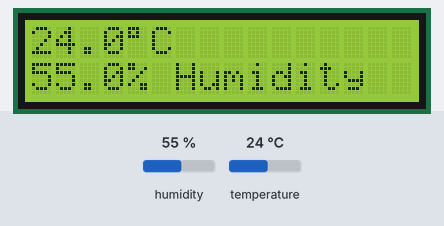
This sketch was run on a simulated ESP8266 (NodeMCU). Parts: 16×2 character LCD. Inputs (shaded band) come from the test bench; at power-on: humidity 55 %, temperature 24 °C. WiFi joins after 1.5 s; servers stay silent unless stated; not simulated (calls return 0 or success): secrets.h; what the sketch prints to the serial monitor is not drawn.

Above: at 5.7 s.
5.8 s: humidity set to 22 %
At 15.8 s:
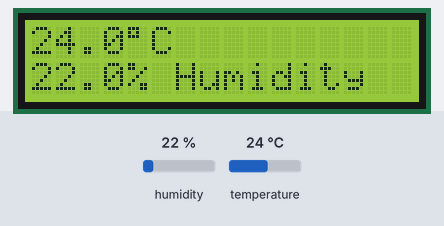
16.0 s: temperature set to 12 °C
At 26.0 s:
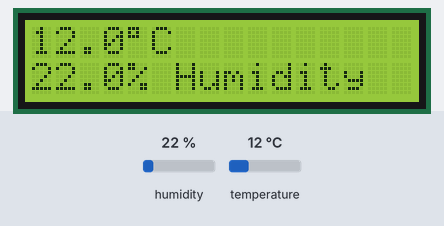
26.2 s: humidity set to 40 %
At 36.1 s:
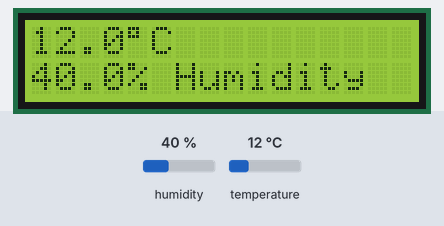
36.4 s: temperature set to 19 °C
At 46.2 s:
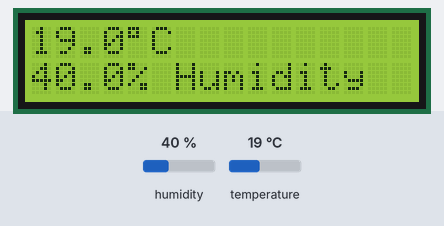
Timing chart, 0 to 47.6 s (numbered marks = the images above; inputs shaded):
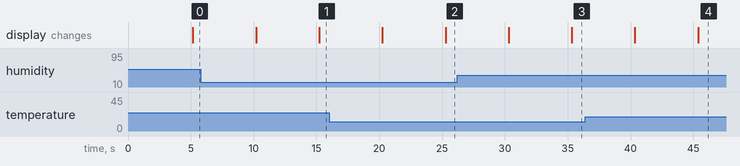

Measured:
- after the input at 5.8 s, the display: first differs from a run without the input after 9.4 s (image 1)
- after the input at 16.0 s, the display: first differs from a run without the input after 9.3 s (image 2)
- after the input at 26.2 s, the display: first differs from a run without the input after 9.1 s (image 3)
- after the input at 36.4 s, the display: first differs from a run without the input after 9.0 s (image 4)

The sketch:

LCD_I2C_fun.ino
```cpp
/*
 * Pins for ESP82666  LCD1601 (0x27) BMP280 (0x76)
 *            Vin       VCC           VIN
 *            GND       GND           GND
 *            D2        SDA           SDA
 *            D1        SCL           SCL
*/

#include <Adafruit_Sensor.h>
#include <Adafruit_BME280.h>

#include <LiquidCrystal_I2C.h>
#include <ESP8266WiFi.h>

// Header File for password, must be created
// #define STASSID ""
// #define STAPSK ""
#include "secrets.h"
const String ssid = STASSID;
const String key  = STAPSK;

unsigned int localPort = 8888;      // local port to listen on

LiquidCrystal_I2C lcd(0x27,16,2);  // set the LCD address to 0x27 for a 16 chars and 2 line display
Adafruit_BME280 bme; // I2C


void setup()
{
  Serial.begin(9600);

  lcdInit();
  wifiInit();
  sensorInit();

}


void loop()
{
  delay(5000);
  printValues();
  printValuesLCD();
  if(WiFi.status() == WL_CONNECTED){
    // print ip and port if connected to wifi
    delay(5000);
    printHostIp();
  }


}

void wifiInit(){
  lcd.setCursor(0,1);
  lcd.print("WiFi Init.");
  WiFi.mode(WIFI_STA);
  WiFi.begin(ssid, key);
/*  while (WiFi.status() != WL_CONNECTED) {
    Serial.print('.');
    lcd.print('.');
    delay(500);
  }
  Serial.print("Connected! IP address: ");
  Serial.println(WiFi.localIP());
  Serial.printf("UDP server on port %d\n", localPort);
  printHostIp();*/
}

void lcdInit(){
  lcd.begin(16,2);                      // initialize the lcd
  lcd.init();
  lcd.backlight();
  lcd.print("LCD Test");
}
void printHostIp(){
  lcd.clear();
  lcd.setCursor(0,0);
  lcd.print(WiFi.localIP());
  lcd.setCursor(0,1);
  lcd.print("Port:");
  lcd.print(localPort);
}

void sensorInit(){
  unsigned status;
  status = bme.begin(0x76);
    if (!status) {
        Serial.println("Could not find a valid BME280 sensor, check wiring, address, sensor ID!");
        Serial.print("SensorID was: 0x"); Serial.println(bme.sensorID(),16);
        Serial.print("        ID of 0xFF probably means a bad address, a BMP 180 or BMP 085\n");
        Serial.print("   ID of 0x56-0x58 represents a BMP 280,\n");
        Serial.print("        ID of 0x60 represents a BME 280.\n");
        Serial.print("        ID of 0x61 represents a BME 680.\n");
        while (1) delay(10);
    }

    Serial.println("-- Default Test --");
    Serial.println();
}

void printValues() {
    Serial.print("Temperature = ");
    Serial.print(bme.readTemperature());
    Serial.println(" °C");

    Serial.print("Humidity = ");
    Serial.print(bme.readHumidity());
    Serial.println(" %");

    Serial.println();
}

void printValuesLCD(){
  lcd.clear();
  lcd.setCursor(0,0);
  lcd.print(bme.readTemperature(),1);
  lcd.print((char)223); // Degree sign "°"
  lcd.print("C");
  lcd.setCursor(0,1);
  lcd.print(bme.readHumidity(),1);
  lcd.print("% Humidity");
}
```
